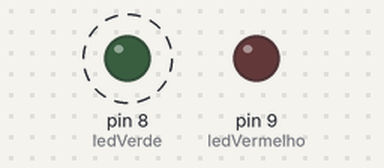
Simulated run of this sketch. Board: Arduino Uno, built with avr-gcc and run on an emulated ATmega328P. On the bench: output pins drawn as LEDs (lit = HIGH). Dashed ring = blinking.

Above: at 0.2 s.
At 5.7 s:
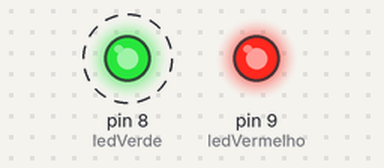
Timing chart, 0 to 7.8 s (numbered marks = the images above):
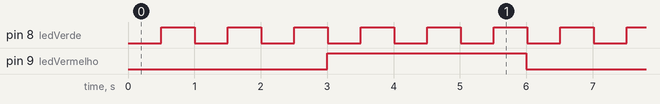

Measured:
- by itself, pin 8 (ledVerde): alternates HIGH for 0.50 s and LOW for 0.50 s
- by itself, pin 9 (ledVermelho): alternates HIGH for 3.0 s and LOW for 3.0 s
- by itself, everything shown: repeats every 6.0 s, in 14 steps

The sketch:

_5_LEDS_sem_delay.ino
```cpp
/*
   Programar: LEDS_sem_delay
   Autor: Joab Torres Alencar
   Curso: Tecnologo em Análise  e Desenvolvimento de Sistemas - Turma 2015
*/

//Pinos dos leds
int ledVerde = 8;
int ledVermelho = 9;

//Status dos leds
int ledVerdeStatus = LOW;
int ledVermelhoStatus = LOW;

//Tempo dos leds
unsigned long previoMillisVerde = 0;
unsigned long previoMillisVermelho = 0;

//Intervalo dos leds
int intervaloMillisVerde = 500;
int invervaloMillisVermelho = 3000;


/*
  Função: setup() - executa somente uma vez no projeto
*/
void setup() {
  pinMode(ledVerde, OUTPUT);
  pinMode(ledVermelho, OUTPUT);
}

/*
  Função: Loop() - Executa infinitamente no projeto desde que o arduino esteja ligado!
*/
void loop() {
  unsigned long millisAtualVerde = millis();
  if ((millisAtualVerde - previoMillisVerde) > intervaloMillisVerde) {
    previoMillisVerde = millisAtualVerde;

    if (ledVerdeStatus == LOW) {
      ledVerdeStatus = HIGH;
    } else {
      ledVerdeStatus = LOW;
    }
    digitalWrite(ledVerde, ledVerdeStatus);
  }
  /*****************************************************************************
                              FIM DO LED VERDE
   *****************************************************************************/
  unsigned long millisAtualVermelho = millis();

  if ((millisAtualVermelho - previoMillisVermelho) > invervaloMillisVermelho) {
    previoMillisVermelho = millisAtualVermelho;

    if (ledVermelhoStatus == LOW) {
      ledVermelhoStatus = HIGH;
    } else {
      ledVermelhoStatus = LOW;
    }

    digitalWrite(ledVermelho, ledVermelhoStatus);
  }
}
```
